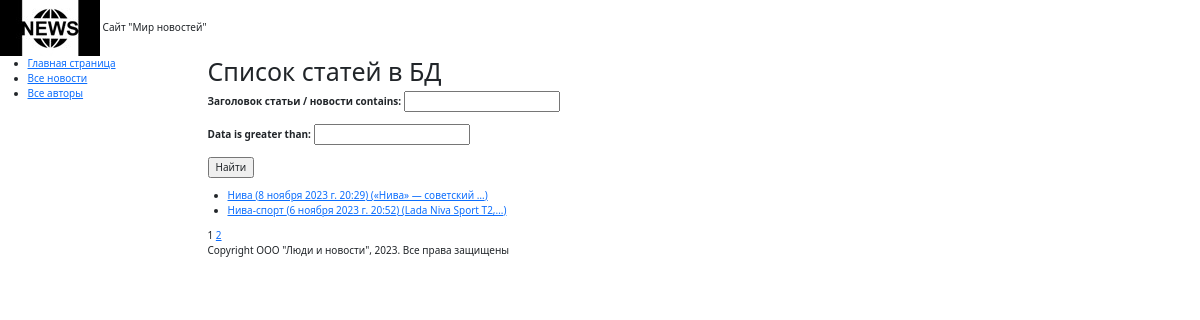
Page /news/ on the committed database.
### catalog/models.py (models this page shows, shortened)
class Post(models.Model):
    author = models.ForeignKey('Author', on_delete=models.CASCADE,
                               help_text="Выберите автора новости/статьи",
                               verbose_name="Автор новости/статьи",
                               null=True)
    category = models.ManyToManyField('Category', through = 'PostCategory',
                                    help_text = "Выберите категорию",
                                    verbose_name = "Категория")
    rating = models.IntegerField(verbose_name = "Рейтинг статьи",
                                 default=0)
    name = models.CharField(max_length = 100,
                            help_text = "Введите заголовок статьи / новости",
                            verbose_name = "Заголовок статьи / новости")
    title = models.TextField(max_length = 1000,
                             help_text = "Текст статьи / новости",
                             verbose_name = "Текст статьи / новости",
                             blank=True)
    data = models.DateTimeField(auto_now_add = True)
    position = models.CharField(max_length = 2,
                            choices = POSITIONS,
                            default = notizia)
    def get_absolute_url (self):
        return reverse('news-detail', args=[str(self.id)])

### catalog/views.py (the view, shortened to what this page needs)
# urls.py: path('', NewsListView.as_view(), name='news-list'),
class NewsListView(generic.ListView): # D6
    model = Post
    ordering = 'name'
    template_name = 'news.html'
    context_object_name = 'news'
    paginate_by = 2
    def get_queryset(self):
        queryset = super().get_queryset()
        self.filterset = PostFilter(self.request.GET, queryset)
        return self.filterset.qs
    def get_context_data(self, **kwargs):
        context = super().get_context_data(**kwargs)
        context['filterset'] = self.filterset
        return context

### catalog/templates/news.html (shortened to what this page needs)
{% extends "default.html" %}
{% block content %}
    <h1>Список статей в БД</h1>
    <form action="" method="get">
       {{ filterset.form.as_p }}
       <input type="submit" value="Найти" />
   </form>
    {% if news %}
    <ul>
        {% for post in news %}
        <li>
            <a href="{{ post.get_absolute_url }}">
                {{ post.name }}
                ({{ post.data }})
                ({{ post.title | truncatechars:20 }})</a>
        </li>
        {% endfor %}
    </ul>
    {% else %}
        <p>В базе данных нет статьи</p>
    {% endif %}
   {{ page_obj.number }}
   {% if page_obj.has_next %}
       <a href="?page={{ page_obj.next_page_number }}">{{ page_obj.next_page_number }}</a>
   {% endif %}
{% endblock %}

### catalog/templates/default.html (shortened to what this page needs)
<html lang="en">
<head>
    <link rel="stylesheet"
        href="https://maxcdn.bootstrapcdn.com/bootstrap/3.3.7/css/bootstrap.min.css">
    {% load static %}
    <link rel="stylesheet" href="{% static 'css/styles.css' %}">
    {% block head %}
        <img src="{% static 'images/logotip.jpg' %}"
        style="width:10Opx; height:10Opx;" align="absmiddle">
        <fоnt size=7, соlоr="bluе">Сайт "Мир новостей"</fоnt>
    {% endblock %}
</head>
<body>
    <div class="container-fluid">
        <div class="row">
            <div class="col-sm-2">
            {% block sidebar %}
            <ul class="sidebar-nav">
                <li><a href="{% url 'index' %}">Главная страница</a></li>
                <li><a href="{% url 'news-list' %}">Bce новости</a></li>
                <li><a href="">Bce авторы</a></li>
            </ul>
            {% endblock %}
            </div>
            <div class="col-sm-10 ">
            {% block content %}{% endblock %}
            {% block footer %}
                {% block copyright %}
            <p>Copyright ООО "Люди и новости", 2023. Все права защищены</p>
                {% endblock %}
            {% endblock %}
            </div>
        </div>
    </div>
</body>
</html>

### rows in the picture
Post: name "Нива", data "8 ноября 2023 г. 20:29", title "«Нива» — советский …"
Post: name "Нива-спорт", data "6 ноября 2023 г. 20:52", title "Lada Niva Sport T2,…"

### other values in the picture
{{ page_obj.number }} "1"
{{ page_obj.next_page_number }} "2"
